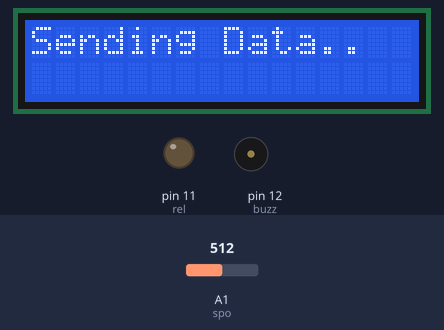
A sketch run on a simulated Arduino Uno, built with avr-gcc and run on an emulated ATmega328P. On the bench: 16×2 character LCD, output pins drawn as LEDs (lit = HIGH), buzzer (waves = sounding, pin HIGH). The test bench sets the inputs (shaded band); at power-on: A1 (spo) = 512. The modem accepts every AT command (registered, SIM ready, sends succeed) and sends nothing else; what the sketch prints to the serial monitor is not drawn.

Above: at 2.1 s.
At 12.2 s:
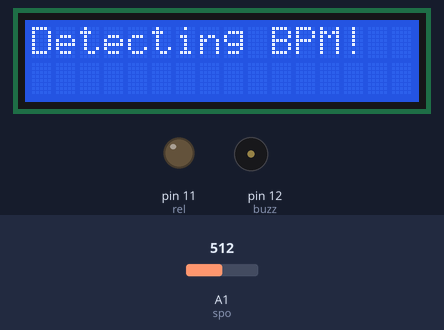
12.3 s: A1 (spo) set to 610
At 13.2 s:
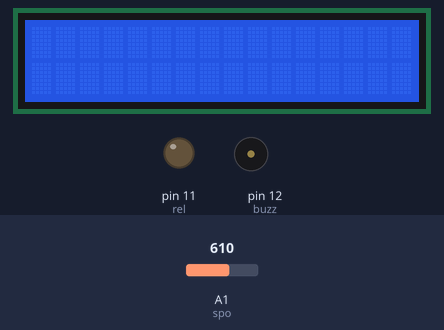
At 23.3 s:
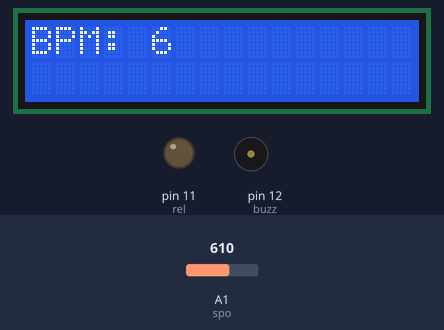
Timing chart, 0 to 26.1 s (numbered marks = the images above; inputs shaded):
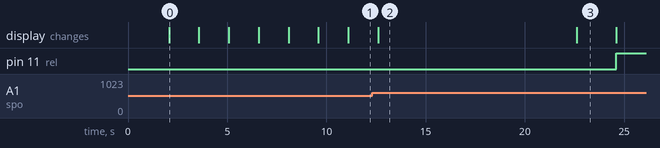

The sketch:

smart_ventilator.ino
```cpp
#include <LiquidCrystal.h>
LiquidCrystal lcd(4,5,6,7,8,9);
//LiquidCrystal lcd(rs, en, D4, D5, D6, D7);

//IOT
#include <SoftwareSerial.h>
#define RX 2
#define TX 3
String AP = "SATURDAY";       // AP NAME
String PASS = "SATURDAY";    // AP PASSWORD
String API = "IT3CSCPHSZFDF5HS";   // Write API KEY
String HOST = "api.thingspeak.com";
String PORT = "80";
String field1 = "field1";
String field2 = "field2";
int countTrueCommand;
int countTimeCommand;
boolean found = false;
int temp_val;
int valSensor2;

SoftwareSerial esp8266(RX,TX);

int rel = 11;

//temp
int lm35 = A0;
int temp;

//SpO2
int spo = A1;
boolean countStatus;
int beat=0, bpm;
unsigned long millisBefore;

int buzz = 12;


void setup()
{
  // put your setup code here, to run once:
   Serial.begin(9600);
   pinMode(buzz,OUTPUT);
   pinMode(rel, OUTPUT);
   lcd.begin(16, 2);
   lcd.print("SMART ");
   lcd.setCursor(0,1);
   lcd.print("VENTILATOR");
   delay(2000);
   lcd.clear();

   esp8266.begin(115200);
   sendCommand("AT",5,"OK");
   sendCommand("AT+CWMODE=1",5,"OK");
   sendCommand("AT+CWJAP=\""+ AP +"\",\""+ PASS +"\"",20,"OK");
}

void loop()
{
    lcd.print("Detecting BPM!");
    delay(1500);
    lcd.clear();
    millisBefore = millis();
    while(1)
    {
      valSensor2 = analogRead(spo);
      if (countStatus == 0)
      {
        if (valSensor2 > 600)
        {
          countStatus = 1;
          beat++;
          Serial.println("Beat Detected!");
          Serial.print("Beat : ");
          Serial.println(beat);
        }
      }
      else
      {
        if (valSensor2 < 500)
        {
          countStatus = 0;
        }
      }
      if (millis() - millisBefore > 10000)
      {
        millisBefore = millis();
        break;
      }
      delay(1);
  }
   bpm = beat * 6;
   lcd.clear();
   lcd.print("BPM: ");
   lcd.setCursor(5,0);
   lcd.print(bpm);
   delay(2000);
   lcd.clear();
   Serial.print("BPM : ");
   Serial.println(bpm);
   beat = 0;
   relay();
   temp1();
   updatew();
}

int temp1()
{
  temp=analogRead(lm35);
  temp_val = (temp * 4.88); /* Convert adc value to equivalent voltage */
  temp_val = (temp_val/10);
  lcd.setCursor(0, 0);
  lcd.print("Temperature: ");
  Serial.print("Temperature:");
  lcd.setCursor(13, 0);
  lcd.print(temp_val);
  Serial.println(temp_val);
  delay(2000);
  lcd.clear();
  if(temp_val > 28)
  {
     Serial.println("BUZZ");
     lcd.setCursor(0,1);
     lcd.print("BUZZ");
     buzzer();
     delay(1000);
     lcd.clear();
  }
}

void relay()
{
    if(bpm < 72)
    {
      digitalWrite(rel,HIGH);
      Serial.println("Relay HIGH");
      lcd.print("Relay HIGH");
      delay(1500);
      lcd.clear();
    }
    else
    {
      digitalWrite(rel,LOW);
      Serial.println("Relay LOW");
      lcd.print("Relay LOW");
      delay(1500);
      lcd.clear();
    }
}

void buzzer()
{
  digitalWrite(buzz,HIGH);
  delay(2000);
  digitalWrite(buzz,LOW);
}

void sendCommand(String command, int maxTime, char readReplay[])
{
  Serial.print(countTrueCommand);
  Serial.print(". at command => ");
  Serial.print(command);
  Serial.print(" ");
  lcd.print("Sending Data..");
  delay(1500);
  lcd.clear();
  while(countTimeCommand < (maxTime*1))
  {
    esp8266.println(command);//at+cipsend
    if(esp8266.find(readReplay))//ok
    {
      found = true;
      break;
    }
    countTimeCommand++;
  }

  if(found == true)
  {
    Serial.println("OYI");
    countTrueCommand++;
    countTimeCommand = 0;
    lcd.print("Data Sent..");
    delay(1500);
    lcd.clear();
  }

  if(found == false)
  {
    Serial.println("Fail");
    countTrueCommand = 0;
    countTimeCommand = 0;
  }

  found = false;
}

void updatew()
{
  String getData = "GET /update?api_key="+ API +"&"+ field1 +"="+String(temp_val)+ "&"+ field2 +"="+String(bpm);
  sendCommand("AT+CIPMUX=1",5,"OK");
  sendCommand("AT+CIPSTART=0,\"TCP\",\""+ HOST +"\","+ PORT,15,"OK");
  sendCommand("AT+CIPSEND=0," +String(getData.length()+4),4,">");
  esp8266.println(getData);
  delay(1500);
  countTrueCommand++;
  sendCommand("AT+CIPCLOSE=0",5,"OK");
}
```

Measured:
- what the display in image 0 shows lasts 1.5 s, from 2.1 s to 3.6 s
- what the display in image 2 shows lasts 10.0 s, from 12.6 s to 22.6 s
